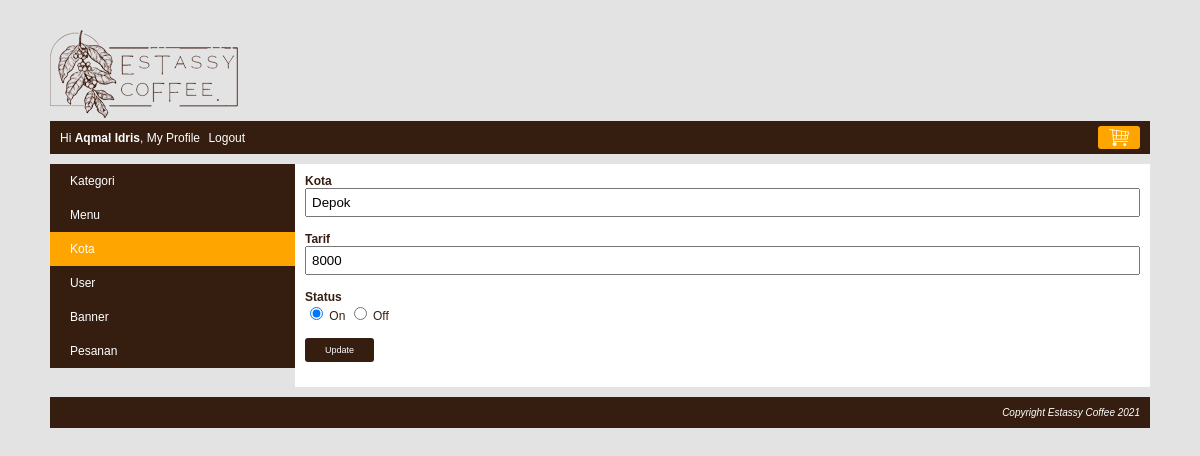
Page /index.php?page=my_profile&module=kota&action=form&kota_id=2 (signed in) on the committed database.
### tables this page shows
CREATE TABLE `kota` (
  `kota_id` int(10) NOT NULL,
  `kota` varchar(150) NOT NULL,
  `tarif` int(10) NOT NULL,
  `status` enum('on','off') NOT NULL
);

### module/kota/form.php (the view)
<?php
	$kota_id = isset($_GET['kota_id']) ? $_GET['kota_id'] : false;
	$kota = "";
	$tarif = "";
	$status = "";
	$button = "Add";
	if($kota_id){
		$queryKota = mysqli_query($koneksi, "SELECT * FROM kota WHERE kota_id='$kota_id'");
		$row=mysqli_fetch_assoc($queryKota);
		$kota = $row['kota'];
		$tarif = $row['tarif'];
		$status = $row['status'];
		$button = "Update";
	}
?>
<form action="<?php echo BASE_URL."module/kota/action.php?kota_id=$kota_id"?>" method="post">
	<div class="element-form">
		<label>Kota</label>
		<span><input type="text" name="kota" value="<?php echo $kota; ?>" /></span>
	</div>
	<div class="element-form">
		<label>Tarif</label>
		<span><input type="text" name="tarif" value="<?php echo $tarif; ?>" /></span>
	</div>
	<div class="element-form">
		<label>Status</label>
		<span>
			<input type="radio" name="status" value="on" <?php if($status == "on"){ echo "checked"; } ?> /> On
			<input type="radio" name="status" value="off" <?php if($status == "off"){ echo "checked"; } ?> /> Off
		</span>
	</div>
	<div class="element-form">
		<span><input type="submit" name="button" value="<?php echo $button; ?>" class="submit-my-profile" /></span>
	</div>
</form>

### css/style.css (style rules this page uses)
body { font-family:arial; font-size:12px; color:#351E10; background:#e3e3e3; margin:0px; }
.element-form { margin-bottom: 15px; }
.element-form label { display: block; font-weight: bold; }
.element-form span { display: block; }
.element-form span input[type="text"], .element-form span input[type="password"], .element-form span textarea, .element-form span select { width: 100%; padding: 5px; box-sizing: border-box; }
.element-form span input[type="submit"] { background: #351E10; border: none; color: white; padding: 7px 20px; border-radius: 3px; font-size: 9px; cursor: pointer; }

### rows in the picture
kota: kota "Depok", tarif "8000", status "☑"

### other values in the picture
$nama "Aqmal Idris"
